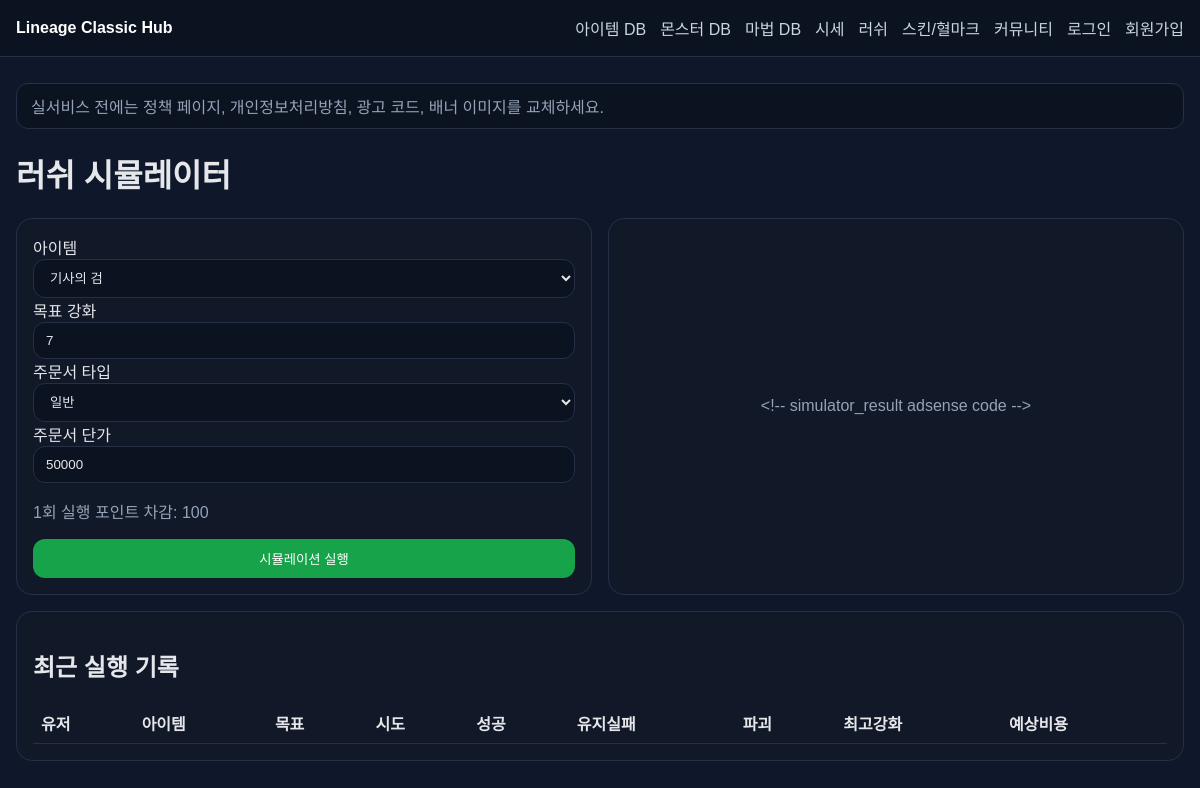
The page /simulator on the database its author committed.
### tables this page shows
CREATE TABLE settings (
                id INTEGER PRIMARY KEY AUTOINCREMENT,
                key TEXT UNIQUE NOT NULL,
                value TEXT NOT NULL
            );

CREATE TABLE ad_slots (
                id INTEGER PRIMARY KEY AUTOINCREMENT,
                slot_key TEXT UNIQUE NOT NULL,
                is_enabled INTEGER NOT NULL DEFAULT 1,
                provider TEXT NOT NULL DEFAULT 'adsense',
                code_html TEXT,
                note TEXT
            );

### app/main.py (the view)
@app.get('/simulator', response_class=HTMLResponse)
def simulator(request: Request):
    rows = fetch_all("SELECT name FROM items WHERE category IN ('무기','방어구') ORDER BY name ASC")
    runs = fetch_all('SELECT r.*, u.username FROM simulator_runs r LEFT JOIN users u ON u.id=r.user_id ORDER BY r.id DESC LIMIT 20')
    slots = {r['slot_key']: r for r in fetch_all('SELECT * FROM ad_slots')}
    return templates.TemplateResponse('simulator.html', context(request, items=rows, runs=runs, slots=slots))

### app/templates/simulator.html (shortened to what this page needs)
{% extends 'base.html' %}
{% block content %}
<h1>러쉬 시뮬레이터</h1>
<div class="grid-2">
  <div class="card">
    <form method="post" action="/simulator/run">
      <label>아이템</label>
      <select name="item_name">{% for row in items %}<option value="{{ row.name }}">{{ row.name }}</option>{% endfor %}</select>
      <label>목표 강화</label>
      <input type="number" name="target_level" value="7" min="1" max="10" />
      <label>주문서 타입</label>
      <select name="scroll_type">
        <option value="normal">일반</option>
      </select>
      <label>주문서 단가</label>
      <input type="number" name="unit_cost" value="50000" />
      <p class="muted">1회 실행 포인트 차감: {{ settings.point_cost_simulation }}</p>
      <button>시뮬레이션 실행</button>
    </form>
  </div>
  <div class="card ad-box">{{ slots.simulator_result.code_html if slots.simulator_result and slots.simulator_result.is_enabled else '시뮬 결과 광고 슬롯' }}</div>
</div>
<div class="card mt16">
  <h2>최근 실행 기록</h2>
  <table class="table compact">
    <tr><th>유저</th><th>아이템</th><th>목표</th><th>시도</th><th>성공</th><th>유지실패</th><th>파괴</th><th>최고강화</th><th>예상비용</th></tr>
  </table>
</div>
{% endblock %}

### app/templates/base.html (shortened to what this page needs)
<!DOCTYPE html>
<html lang="ko">
<head>
  <link rel="stylesheet" href="/static/style.css" />
</head>
<body>
  <header class="topbar">
    <div class="wrap nav">
      <a class="logo" href="/">{{ settings.site_name }}</a>
      <nav>
        <a href="/items">아이템 DB</a>
        <a href="/monsters">몬스터 DB</a>
        <a href="/spells">마법 DB</a>
        <a href="/prices">시세</a>
        <a href="/simulator">러쉬</a>
        <a href="/skins">스킨/혈마크</a>
        <a href="/community">커뮤니티</a>
        {% if user %}
          <a href="/mypage">마이페이지</a>
          {% if user.role == 'admin' %}<a href="/admin">관리자</a>{% endif %}
          <a href="/logout">로그아웃</a>
        {% else %}
          <a href="/login">로그인</a>
          <a href="/register">회원가입</a>
        {% endif %}
      </nav>
    </div>
  </header>
  <main class="wrap">
    <div class="notice-bar">{{ settings.homepage_notice }}</div>
    {% block content %}{% endblock %}
  </main>
</body>
</html>

### app/static/style.css (style rules this page uses)
:root { --bg:#0f172a;--card:#111827;--line:#253047;--text:#e5e7eb;--muted:#94a3b8;--accent:#d4af37;--green:#16a34a }
* { box-sizing:border-box }
body { margin:0;background:var(--bg);color:var(--text);font-family:Arial,sans-serif }
a { color:#cbd5e1;text-decoration:none }
.wrap { max-width:1280px;margin:0 auto;padding:16px }
.topbar { background:#0b1220;border-bottom:1px solid var(--line);position:sticky;top:0;z-index:10 }
.nav { display:flex;justify-content:space-between;align-items:center;gap:16px }
.nav nav { display:flex;flex-wrap:wrap;gap:14px }
.logo { font-weight:700;color:#fff }
.notice-bar,.userbar { margin:10px 0;padding:10px 14px;border:1px solid var(--line);background:#0b1220;border-radius:12px;color:var(--muted) }
.hero,.grid-2,.grid-3,.grid-4,.grid-5,.grid-2-main { display:grid;gap:16px }
.grid-2 { grid-template-columns:repeat(2,1fr) }
.card { background:var(--card);border:1px solid var(--line);border-radius:16px;padding:16px }
.ad-box { min-height:140px;display:flex;align-items:center;justify-content:center;color:var(--muted) }
.table { width:100%;border-collapse:collapse }
.table th,.table td { padding:10px;border-bottom:1px solid var(--line);text-align:left;vertical-align:top }
.table.compact th,.table.compact td { padding:8px }
.searchbox input,input,select,textarea,button { width:100%;padding:10px 12px;border-radius:12px;border:1px solid var(--line);background:#0b1220;color:var(--text) }
button { background:var(--green);border:none;color:#fff;cursor:pointer }
.mt16 { margin-top:16px }
.muted { color:var(--muted) }

### rows shown on the page
settings: site_name "Lineage Classic Hub"
settings: homepage_notice "실서비스 전에는 정책 페이지, 개인정보처리방침, 광고 코드, 배너 이미지를 교체하세요."
settings: point_cost_simulation "100"
ad_slots: simulator_result "<!-- simulator_result adsense code -->"

### other values the page prints
form field item_name "기사의 검"
